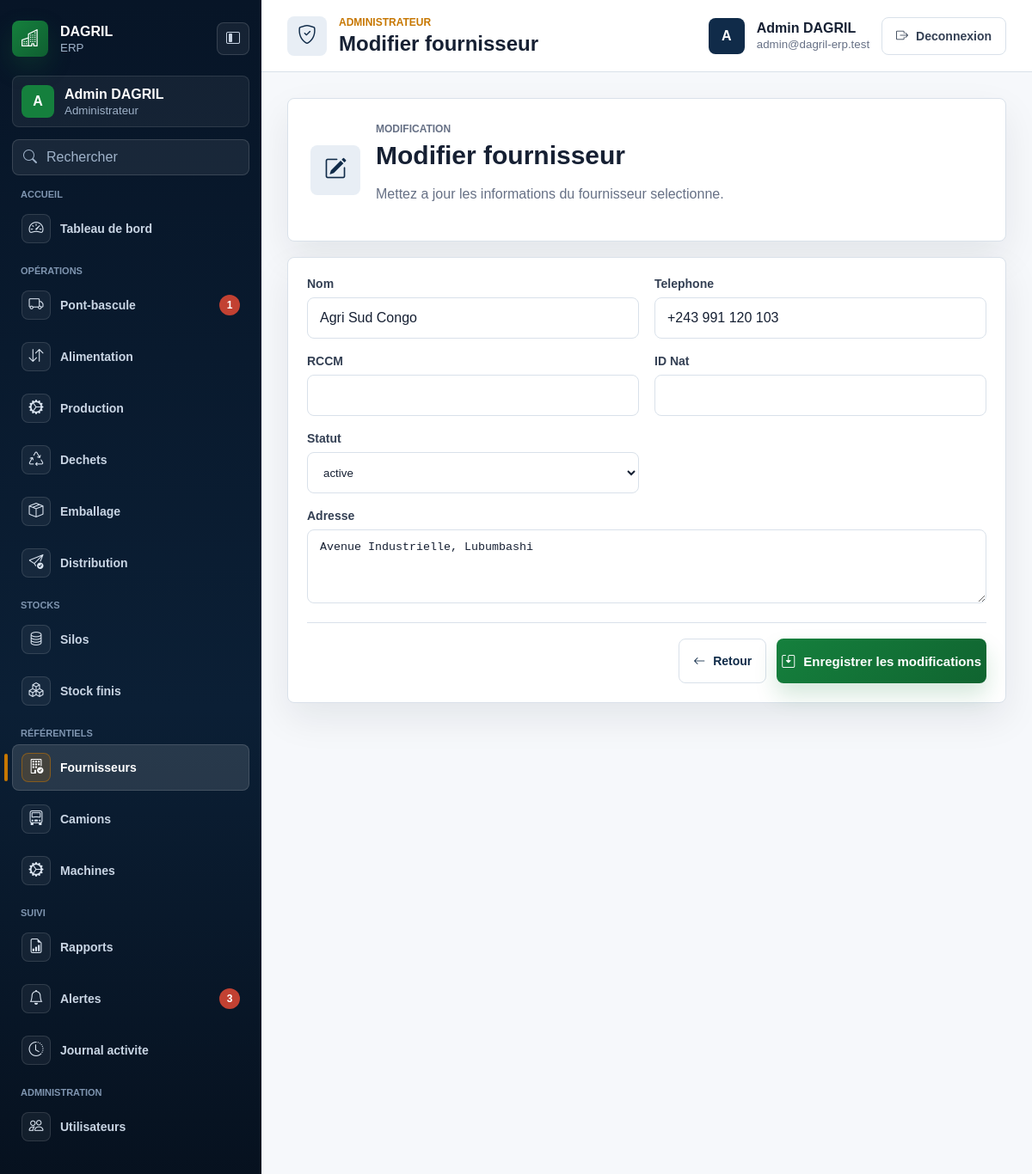
Screenshot of /suppliers/3/edit (signed in) with the database file from the repository.
### tables this page shows
CREATE TABLE suppliers (
  id INT UNSIGNED AUTO_INCREMENT PRIMARY KEY,
  name VARCHAR(180) NOT NULL,
  contact_name VARCHAR(150) NULL,
  phone VARCHAR(50) NULL,
  email VARCHAR(190) NULL,
  address TEXT NULL,
  rccm VARCHAR(100) NULL,
  id_nat VARCHAR(100) NULL,
  status ENUM('active', 'inactive', 'pending', 'validated', 'cancelled') NOT NULL DEFAULT 'active',
  created_at TIMESTAMP NOT NULL DEFAULT CURRENT_TIMESTAMP,
  updated_at TIMESTAMP NULL DEFAULT NULL ON UPDATE CURRENT_TIMESTAMP,
  deleted_at TIMESTAMP NULL DEFAULT NULL
);

### app/views/suppliers/form.php (the view, shortened to what the rows shown need)
<?php
$isEdit = !empty($supplier['id']);
$action = $isEdit ? base_url('suppliers/' . $supplier['id'] . '/update') : base_url('suppliers');
$statusOptions = ['active', 'inactive', 'pending', 'validated', 'cancelled'];
?>
<section class="form-panel">
    <form method="post" action="<?= e($action) ?>" class="enterprise-form" data-validate>
        <div class="form-grid">
            <label>
                <span>Nom</span>
                <input type="text" name="name" value="<?= e($supplier['name'] ?? '') ?>" required minlength="2">
            </label>
            <label>
                <span>Telephone</span>
                <input type="tel" name="phone" value="<?= e($supplier['phone'] ?? '') ?>" pattern="[0-9 +().-]{6,30}">
            </label>
            <label>
                <span>RCCM</span>
                <input type="text" name="rccm" value="<?= e($supplier['rccm'] ?? '') ?>" required>
            </label>
            <label>
                <span>ID Nat</span>
                <input type="text" name="id_nat" value="<?= e($supplier['id_nat'] ?? '') ?>" required>
            </label>
            <label>
                <span>Statut</span>
                <select name="status" required>
                    <?php foreach ($statusOptions as $status): ?>
                        <option value="<?= e($status) ?>" <?= ($supplier['status'] ?? 'active') === $status ? 'selected' : '' ?>><?= e($status) ?></option>
                    <?php endforeach; ?>
                </select>
            </label>
            <label class="form-wide">
                <span>Adresse</span>
                <textarea name="address" rows="4" required><?= e($supplier['address'] ?? '') ?></textarea>
            </label>
        </div>
        <div class="form-actions">
            <a href="<?= e(base_url('suppliers')) ?>" class="btn-secondary">
                <i class="bi bi-arrow-left"></i>
                <span>Retour</span>
            </a>
            <button type="submit" class="btn-primary">
                <i class="bi bi-save2"></i>
                <span><?= $isEdit ? 'Enregistrer les modifications' : 'Ajouter le fournisseur' ?></span>
            </button>
        </div>
    </form>
</section>

### app/core/Router.php (shortened to what the rows shown need)
<?php
class Router
{
    private $routes = [];
    public function add($method, $path, $handler, array $options = [])
    {
        $this->routes[] = [
            'method' => strtoupper($method),
            'path' => '/' . trim($path, '/'),
            'handler' => $handler,
            'auth' => $options['auth'] ?? false,
            'roles' => $options['roles'] ?? [],
        ];
    }
    public function dispatch($method, $uri)
    {
        $requestPath = rawurldecode(parse_url($uri, PHP_URL_PATH));
        $requestPath = '/' . trim($requestPath, '/');
        foreach ($this->routes as $route) {
            $params = [];
            if ($route['method'] === strtoupper($method) && $this->matches($route['path'], $requestPath, $params)) {
                return $this->execute($route['handler'], $params);
            }
        }
    }
    private function matches($routePath, $requestPath, array &$params)
    {
        $pattern = preg_replace('#\{([a-zA-Z_][a-zA-Z0-9_]*)\}#', '(?P<$1>[^/]+)', $routePath);
        $pattern = '#^' . $pattern . '$#';
        if (!preg_match($pattern, $requestPath, $matches)) {
            return false;
        }
        return true;
    }
    private function execute($handler, array $params = [])
    {
        if (is_string($handler) && strpos($handler, '@') !== false) {
            list($controller, $action) = explode('@', $handler, 2);
            $instance = new $controllerClass();
            return call_user_func_array([$instance, $action], $params);
        }
        throw new InvalidArgumentException('Invalid route handler.');
    }
}

### rows the page displays
suppliers: name "Agri Sud Congo", phone "+243 991 120 103", address "Avenue Industrielle, Lubumbashi"

### other values shown
$group['label'] "ACCUEIL"
$item['label'] "Tableau de bord"
$group['label'] "OPÉRATIONS"
$item['label'] "Pont-bascule"
$item['badge_value'] "1"
$item['label'] "Alimentation"
$item['label'] "Production"
$item['label'] "Dechets"
$item['label'] "Emballage"
$item['label'] "Distribution"
$group['label'] "STOCKS"
$item['label'] "Silos"
$item['label'] "Stock finis"
$group['label'] "RÉFÉRENTIELS"
$item['label'] "Fournisseurs"
